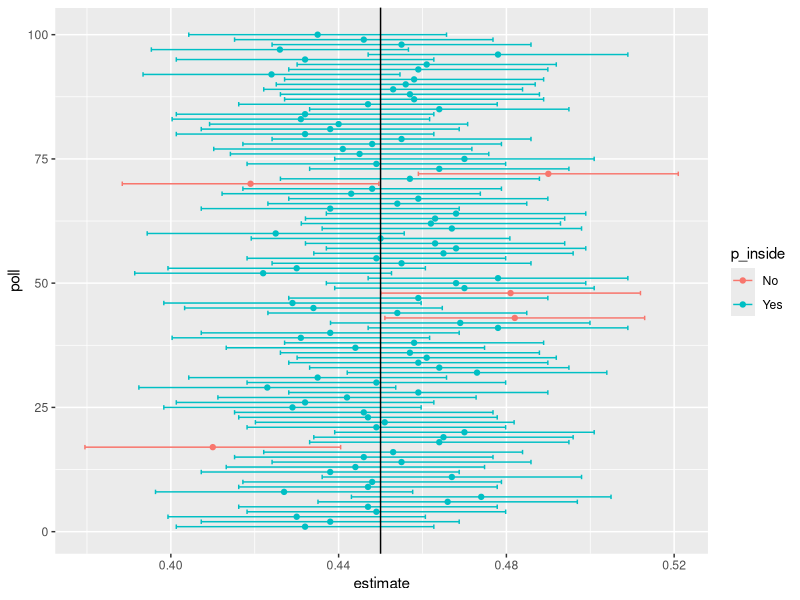

The R source for this figure:
## ---- chunk 1
p <- 0.45
N <- 1000
x <- sample(c(0, 1), size = N, replace = TRUE, prob = c(1 - p, p))
x_hat <- mean(x)
se_hat <- sqrt(x_hat*(1 - x_hat)/N)
c(x_hat - 1.96*se_hat, x_hat + 1.96*se_hat)
## ---- chunk 2
x <- sample(c(0,1), size = N, replace = TRUE, prob = c(1 - p, p))
x_hat <- mean(x)
se_hat <- sqrt(x_hat*(1 - x_hat)/N)
c(x_hat - 1.96*se_hat, x_hat + 1.96*se_hat)
## ---- chunk 3
pnorm(1.96) - pnorm(-1.96)
## ---- chunk 4
z <- qnorm(0.995)
z
## ---- chunk 5
pnorm(z) - pnorm(-z)
## ---- chunk 6
qnorm(0.975)
## ---- chunk 7
set.seed(1)
## ---- chunk 8
N <- 1000
B <- 10000
inside <- replicate(B, {
  x <- sample(c(0,1), size = N, replace = TRUE, prob = c(1 - p, p))
  x_hat <- mean(x)
  se_hat <- sqrt(x_hat*(1 - x_hat)/N)
  p >= x_hat - 1.96*se_hat & p <= x_hat + 1.96*se_hat
})
mean(inside)
## ---- chunk 9
library(ggplot2)
set.seed(1)
tab <- replicate(100, {
  x <- sample(c(0,1), size = N, replace = TRUE, prob = c(1 - p, p))
  x_hat <- mean(x)
  se_hat <- sqrt(x_hat*(1 - x_hat)/N)
  hit <-  p >= x_hat - 1.96*se_hat & p <= x_hat + 1.96*se_hat
  c(x_hat, x_hat - 1.96*se_hat, x_hat + 1.96*se_hat, hit)
})

tab <- data.frame(poll = 1:ncol(tab), t(tab))
names(tab) <- c("poll", "estimate", "low", "high", "hit")
tab$p_inside <- ifelse(tab$hit, "Yes", "No")
ggplot(tab, aes(poll, estimate, ymin = low, ymax = high, col = p_inside)) + 
  geom_point() +
  geom_errorbar() + 
  coord_flip() + 
  geom_hline(yintercept = p)
## ---- chunk 10
library(dslabs)
## ---- chunk 11
library(tidyverse)
polls <- polls_us_election_2016 |> 
  filter(enddate >= "2016-10-31" & state == "U.S.") 
## ---- chunk 12
polls <- polls_us_election_2016 |> 
  filter(enddate >= "2016-10-31" & state == "U.S.")  |>
  mutate(theta_hat = rawpoll_clinton/100 - rawpoll_trump/100)
